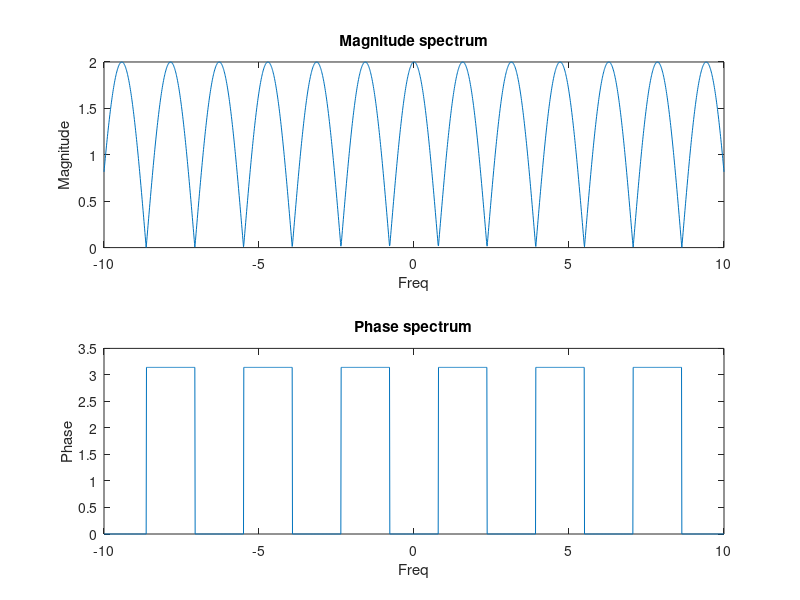

This chart was generated by the following MATLAB code:
% Exp 7(b): Magnitude and Phase Spectrum of Exponential Function
w = -10:0.01:10;            % Frequency range
F = zeros(size(w));         % Define array

for i = 1:length(w)
    F(i) = exp(-1i*w(i)*2) + exp(1i*w(i)*2); % Calculates the function
end

magnitude = abs(F);         % Magnitude
phase = angle(F);           % Phase angle

subplot(2,1,1);             % Plot 1st graph
plot(w, magnitude);         % Plot between w and magnitude
title('Magnitude spectrum'); % Gives title
xlabel('Freq');             % Gives x-label
ylabel('Magnitude');        % Gives y-label

subplot(2,1,2);             % Plot 2nd graph
plot(w, phase);             % Plot between w and phase
title('Phase spectrum');    % Gives title
xlabel('Freq');             % Gives x-label
ylabel('Phase');            % Gives y-label
